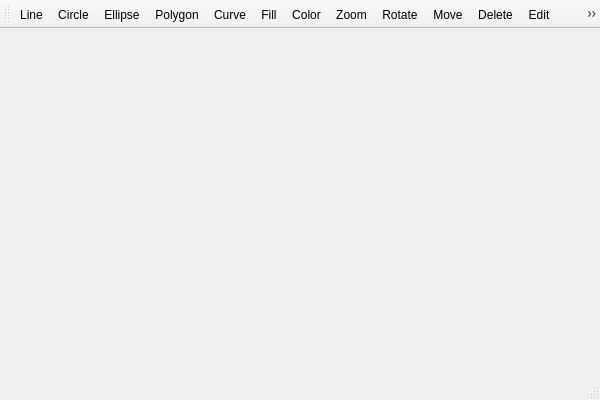
<?xml version="1.0" encoding="UTF-8"?>
<ui version="4.0">
 <class>window</class>
 <widget class="QMainWindow" name="window">
  <property name="geometry">
   <rect>
    <x>0</x>
    <y>0</y>
    <width>600</width>
    <height>400</height>
   </rect>
  </property>
  <property name="windowTitle">
   <string>window</string>
  </property>
  <property name="windowIcon">
   <iconset resource="images.qrc">
    <normaloff>:/images/images/3d.png</normaloff>:/images/images/3d.png</iconset>
  </property>
  <widget class="QWidget" name="centralWidget"/>
  <widget class="QMenuBar" name="menuBar">
   <property name="geometry">
    <rect>
     <x>0</x>
     <y>0</y>
     <width>600</width>
     <height>26</height>
    </rect>
   </property>
  </widget>
  <widget class="QToolBar" name="mainToolBar">
   <attribute name="toolBarArea">
    <enum>TopToolBarArea</enum>
   </attribute>
   <attribute name="toolBarBreak">
    <bool>false</bool>
   </attribute>
   <addaction name="actionLine"/>
   <addaction name="actionCircle"/>
   <addaction name="actionEllipse"/>
   <addaction name="actionPolygon"/>
   <addaction name="actionCurve"/>
   <addaction name="actionFill"/>
   <addaction name="actionColor"/>
   <addaction name="actionZoom"/>
   <addaction name="actionRotate"/>
   <addaction name="actionMove"/>
   <addaction name="actionDelete"/>
   <addaction name="actionEdit"/>
   <addaction name="actionCut"/>
   <addaction name="actionSave"/>
   <addaction name="action3d"/>
  </widget>
  <widget class="QStatusBar" name="statusBar"/>
  <action name="actionLine">
   <property name="icon">
    <iconset resource="images.qrc">
     <normaloff>:/images/images/line.png</normaloff>
     <normalon>drawLine.png</normalon>:/images/images/line.png</iconset>
   </property>
   <property name="text">
    <string>Line</string>
   </property>
  </action>
  <action name="actionCircle">
   <property name="icon">
    <iconset resource="images.qrc">
     <normaloff>:/images/images/circle.png</normaloff>:/images/images/circle.png</iconset>
   </property>
   <property name="text">
    <string>Circle</string>
   </property>
  </action>
  <action name="actionEllipse">
   <property name="icon">
    <iconset resource="images.qrc">
     <normaloff>:/images/images/ellipse.png</normaloff>:/images/images/ellipse.png</iconset>
   </property>
   <property name="text">
    <string>Ellipse</string>
   </property>
  </action>
  <action name="actionPolygon">
   <property name="icon">
    <iconset resource="images.qrc">
     <normaloff>:/images/images/polygon.png</normaloff>:/images/images/polygon.png</iconset>
   </property>
   <property name="text">
    <string>Polygon</string>
   </property>
  </action>
  <action name="actionZoom">
   <property name="icon">
    <iconset resource="images.qrc">
     <normaloff>:/images/images/zoom.png</normaloff>:/images/images/zoom.png</iconset>
   </property>
   <property name="text">
    <string>Zoom</string>
   </property>
  </action>
  <action name="actionRotate">
   <property name="icon">
    <iconset resource="images.qrc">
     <normaloff>:/images/images/rotate.png</normaloff>:/images/images/rotate.png</iconset>
   </property>
   <property name="text">
    <string>Rotate</string>
   </property>
  </action>
  <action name="actionDelete">
   <property name="icon">
    <iconset resource="images.qrc">
     <normaloff>:/images/images/delete.png</normaloff>:/images/images/delete.png</iconset>
   </property>
   <property name="text">
    <string>Delete</string>
   </property>
   <property name="toolTip">
    <string>Delete</string>
   </property>
  </action>
  <action name="actionFill">
   <property name="icon">
    <iconset resource="images.qrc">
     <normaloff>:/images/images/fill.png</normaloff>:/images/images/fill.png</iconset>
   </property>
   <property name="text">
    <string>Fill</string>
   </property>
  </action>
  <action name="actionMove">
   <property name="icon">
    <iconset resource="images.qrc">
     <normaloff>:/images/images/move.png</normaloff>:/images/images/move.png</iconset>
   </property>
   <property name="text">
    <string>Move</string>
   </property>
   <property name="toolTip">
    <string>Move</string>
   </property>
  </action>
  <action name="actionEdit">
   <property name="icon">
    <iconset resource="images.qrc">
     <normaloff>:/images/images/edit.png</normaloff>:/images/images/edit.png</iconset>
   </property>
   <property name="text">
    <string>Edit</string>
   </property>
   <property name="toolTip">
    <string>Edit</string>
   </property>
  </action>
  <action name="actionCut">
   <property name="icon">
    <iconset resource="images.qrc">
     <normaloff>:/images/images/cut.png</normaloff>:/images/images/cut.png</iconset>
   </property>
   <property name="text">
    <string>Cut</string>
   </property>
   <property name="toolTip">
    <string>Cut</string>
   </property>
  </action>
  <action name="actionCurve">
   <property name="icon">
    <iconset resource="images.qrc">
     <normaloff>:/images/images/curve.png</normaloff>:/images/images/curve.png</iconset>
   </property>
   <property name="text">
    <string>Curve</string>
   </property>
  </action>
  <action name="actionSave">
   <property name="icon">
    <iconset resource="images.qrc">
     <normaloff>:/images/images/save.png</normaloff>:/images/images/save.png</iconset>
   </property>
   <property name="text">
    <string>Save</string>
   </property>
   <property name="toolTip">
    <string>Save</string>
   </property>
  </action>
  <action name="action3d">
   <property name="icon">
    <iconset resource="images.qrc">
     <normaloff>:/images/images/3d.png</normaloff>:/images/images/3d.png</iconset>
   </property>
   <property name="text">
    <string>3d</string>
   </property>
   <property name="toolTip">
    <string>3d</string>
   </property>
  </action>
  <action name="actionColor">
   <property name="icon">
    <iconset resource="images.qrc">
     <normaloff>:/images/images/color.png</normaloff>:/images/images/color.png</iconset>
   </property>
   <property name="text">
    <string>Color</string>
   </property>
   <property name="toolTip">
    <string>Color</string>
   </property>
  </action>
 </widget>
 <layoutdefault spacing="6" margin="11"/>
 <resources>
  <include location="images.qrc"/>
 </resources>
 <connections/>
</ui>
